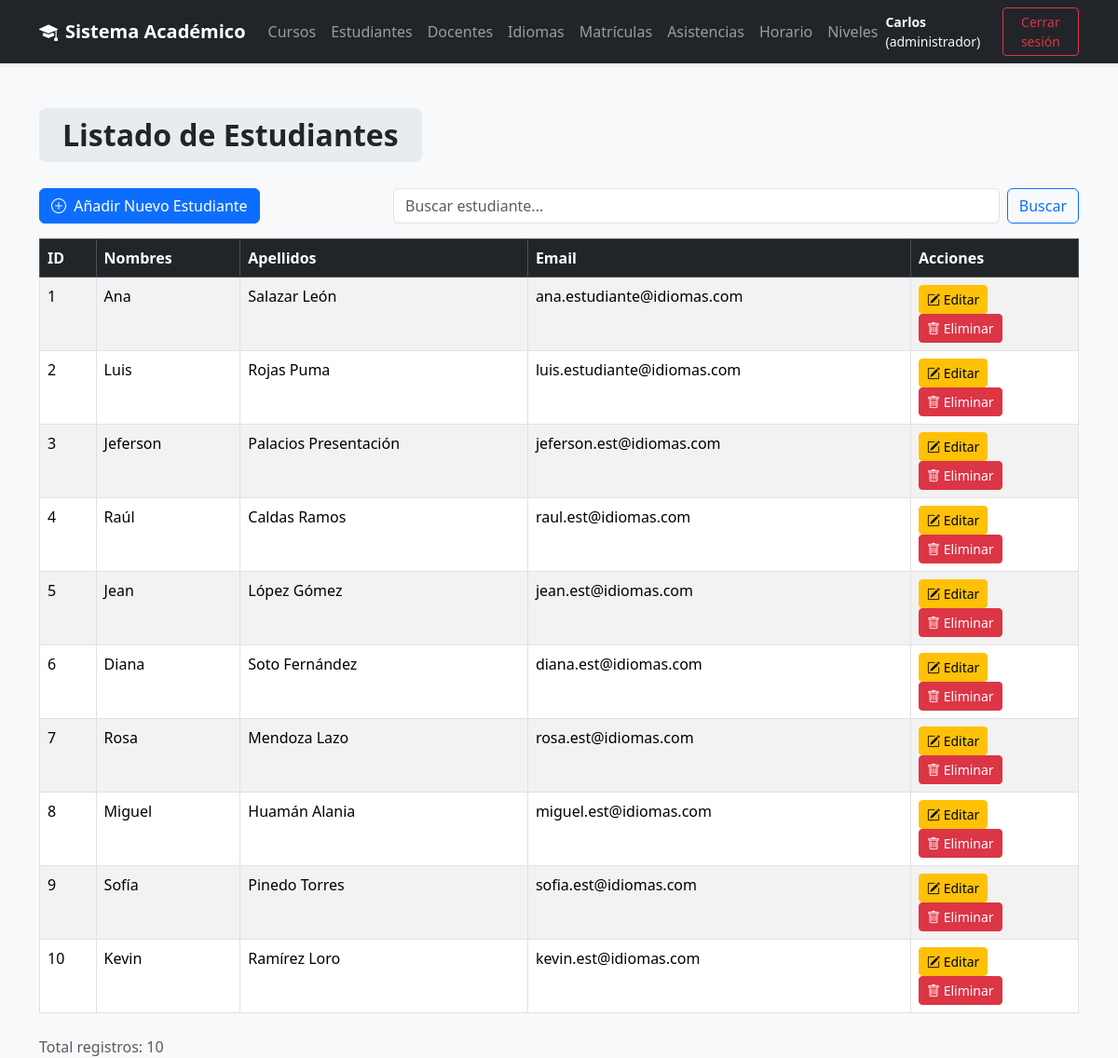
Screenshot of /views/estudiante/listar.php (signed in) with the database file from the repository.
### tables this page shows
CREATE TABLE Estudiante (
    codigoEstudiante INT AUTO_INCREMENT PRIMARY KEY,
    idUsuario INT UNIQUE NOT NULL,
    FOREIGN KEY (idUsuario) REFERENCES Usuario(idUsuario) ON DELETE CASCADE
);

CREATE TABLE Usuario (
    idUsuario INT AUTO_INCREMENT PRIMARY KEY,
    nombres VARCHAR(100) NOT NULL,
    apellidos VARCHAR(100) NOT NULL,
    email VARCHAR(120) UNIQUE NOT NULL,
    contraseña VARCHAR(255) NOT NULL,
    perfil VARCHAR(50) NOT NULL
);

### models/Estudiante.php (called while the page is built, shortened)
<?php
require_once __DIR__ . '/../config/conexion.php';
class Estudiante
{
    private $conn;
    public function __construct()
    {
        $conexion = new Conexion();
        $this->conn = $conexion->iniciar();
    }
    public function listar()
    {
        try {
            $sql = "SELECT e.codigoEstudiante, u.idUsuario, u.nombres, u.apellidos, u.email
                    FROM Estudiante e
                    INNER JOIN Usuario u ON e.idUsuario = u.idUsuario";
            $stmt = $this->conn->prepare($sql);
            $stmt->execute();
            return $stmt->fetchAll(PDO::FETCH_OBJ);
        } catch (Exception $e) {
            echo "Ocurrió un error al listar estudiantes: " . $e->getMessage();
            return [];
        }
    }
}
?>

### config/conexion.php (called while the page is built)
<?php
class Conexion {
    private $dsn;
    private $username;
    private $password;
    private $options;
    private $conexion;
    public function __construct(
        string $host = "localhost",
        string $dbname = "InstitutoIdiomas",
        string $username = "root",
        string $password = ""
    ) {
        $this->dsn = "mysql:host={$host};dbname={$dbname};charset=utf8mb4";
        $this->username = $username;
        $this->password = $password;
        $this->options = [PDO::ATTR_ERRMODE => PDO::ERRMODE_EXCEPTION];
    }
    public function iniciar(): ?PDO {
        try {
            if ($this->conexion === null) {
                $this->conexion = new PDO(
                    $this->dsn,
                    $this->username,
                    $this->password,
                    $this->options
                );
            }
            return $this->conexion;
        } catch (PDOException $e) {
            throw new Exception("Error en la conexión a la base de datos: " . $e->getMessage());
        }
    }
}

### views/estudiante/listar.php (the view, shortened to what this page needs)
<?php
require_once '../../models/Estudiante.php';
$estudianteModel = new Estudiante();
$busqueda = "";
if (isset($_GET['q']) && !empty($_GET['q'])) {
    $busqueda = $_GET['q'];
    $estudiantes = $estudianteModel->buscar($busqueda);
} else {
    $estudiantes = $estudianteModel->listar();
}
?>
<!DOCTYPE html>
<html lang="es">
<head>
    <link href="https://cdn.jsdelivr.net/npm/bootstrap@5.3.3/dist/css/bootstrap.min.css" rel="stylesheet">
    <link rel="stylesheet" href="https://cdn.jsdelivr.net/npm/bootstrap-icons@1.11.3/font/bootstrap-icons.min.css">
</head>
<body>
    <?php require_once("../layout/header.php"); ?>
    <div class="container mt-5">
        <h2>
            <span class="title-box">Listado de Estudiantes</span>
        </h2>
        <div class="row mb-3">
            <div class="col-md-4">
                <?php if ($_SESSION['perfil'] === 'administrador'): ?>
                    <a href="crear.php" class="btn btn-primary">
                        <i class="bi bi-plus-circle me-1"></i> Añadir Nuevo Estudiante
                    </a>
                <?php endif; ?>
            </div>
            <div class="col-md-8">
                <form action="listar.php" method="GET" class="d-flex">
                    <input
                        type="text"
                        class="form-control me-2"
                        name="q"
                        placeholder="Buscar estudiante..."
                        value="<?php echo htmlspecialchars($busqueda); ?>">
                    <button class="btn btn-outline-primary" type="submit">Buscar</button>
                </form>
            </div>
        </div>
        <div class="table-responsive">
            <table class="table table-bordered table-striped">
                <thead class="table-dark">
                    <tr>
                        <th>ID</th>
                        <th>Nombres</th>
                        <th>Apellidos</th>
                        <th>Email</th>
                        <th style="width: 180px;">Acciones</th>
                    </tr>
                </thead>
                <tbody>
                    <?php if (empty($estudiantes)): ?>
                        <tr>
                            <td colspan="5" class="text-center">No hay estudiantes registrados.</td>
                        </tr>
                    <?php else: ?>
                        <?php foreach ($estudiantes as $est): ?>
                            <tr>
                                <td><?php echo $est->codigoEstudiante; ?></td>
                                <td><?php echo $est->nombres; ?></td>
                                <td><?php echo $est->apellidos; ?></td>
                                <td><?php echo $est->email; ?></td>
                                <td>
                                    <?php if ($_SESSION['perfil'] === 'administrador'): ?>
                                        <a
                                            href="editar.php?codigo=<?php echo $est->codigoEstudiante; ?>"
                                            class="btn btn-warning btn-sm">
                                            <i class="bi bi-pencil-square"></i> Editar
                                        </a>
                                        <a
                                            href="../../controllers/EstudianteController.php?action=eliminar&codigo=<?php echo $est->codigoEstudiante; ?>"
                                            class="btn btn-danger btn-sm"
                                            onclick="return confirm('¿Estás seguro de eliminar a <?php echo $est->nombres; ?>?');">
                                            <i class="bi bi-trash"></i> Eliminar
                                        </a>
                                    <?php else: ?>
                                        <span class="badge bg-secondary">Solo lectura</span>
                                    <?php endif; ?>
                                </td>
                            </tr>
                        <?php endforeach; ?>
                    <?php endif; ?>
                </tbody>
            </table>
        </div>
        <div class="text-muted mt-2">
            Total registros: <?php echo count($estudiantes); ?>
        </div>
    </div>
</body>
</html>

### views/estudiante/listar.php (style rules this page uses)
body { background-color: #f8f9fa; }
.title-box { background-color: #e9ecef; display: inline-block; padding: 10px 25px; border-radius: 8px; font-size: 2rem; font-weight: 700; margin-bottom: 20px; color: #212529; }

### views/layout/header.php (style rules this page uses)
body { background: #f8f9fa; }

### rows the page displays
estudiante: codigoEstudiante "1", idUsuario.nombres "Ana", idUsuario.apellidos "Salazar León", idUsuario.email "ana.estudiante@idiomas.com"
estudiante: codigoEstudiante "2", idUsuario.nombres "Luis", idUsuario.apellidos "Rojas Puma", idUsuario.email "luis.estudiante@idiomas.com"
estudiante: codigoEstudiante "3", idUsuario.nombres "Jeferson", idUsuario.apellidos "Palacios Presentación", idUsuario.email "jeferson.est@idiomas.com"
estudiante: codigoEstudiante "4", idUsuario.nombres "Raúl", idUsuario.apellidos "Caldas Ramos", idUsuario.email "raul.est@idiomas.com"
estudiante: codigoEstudiante "5", idUsuario.nombres "Jean", idUsuario.apellidos "López Gómez", idUsuario.email "jean.est@idiomas.com"
estudiante: codigoEstudiante "6", idUsuario.nombres "Diana", idUsuario.apellidos "Soto Fernández", idUsuario.email "diana.est@idiomas.com"
estudiante: codigoEstudiante "7", idUsuario.nombres "Rosa", idUsuario.apellidos "Mendoza Lazo", idUsuario.email "rosa.est@idiomas.com"
estudiante: codigoEstudiante "8", idUsuario.nombres "Miguel", idUsuario.apellidos "Huamán Alania", idUsuario.email "miguel.est@idiomas.com"
estudiante: codigoEstudiante "9", idUsuario.nombres "Sofía", idUsuario.apellidos "Pinedo Torres", idUsuario.email "sofia.est@idiomas.com"
estudiante: codigoEstudiante "10", idUsuario.nombres "Kevin", idUsuario.apellidos "Ramírez Loro", idUsuario.email "kevin.est@idiomas.com"

### other values shown
$_SESSION['nombres'] "Carlos"
$_SESSION['perfil'] "administrador"
count($estudiantes) "10"
